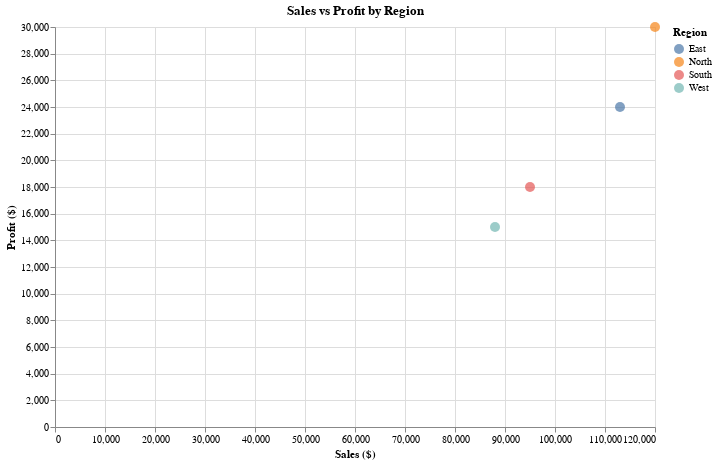

The code cell stored with this chart in its notebook:
### Code cell
scatter = (
    pn.Story(df, width=600)
    .mark_circle(size=100)
    .encode(
        x=alt.X('Sales', title='Sales ($)'),
        y=alt.Y('Profit', title='Profit ($)'),
        color='Region',
        tooltip=['Region', 'Sales', 'Profit']
    )
    .properties(title='Sales vs Profit by Region')
)

scatter.show()

### Figure 1 — Vega-Lite specification as saved in the notebook (floating-point values rounded to 4 significant figures)
{"config": {"view": {"continuousWidth": 300, "continuousHeight": 300}}, "data": {"name": "data-81fdf887667aadca580d6905ebf4adbd"}, "mark": {"type": "circle", "size": 100}, "encoding": {"color": {"field": "Region", "type": "nominal"}, "tooltip": [{"field": "Region", "type": "nominal"}, {"field": "Sales", "type": "quantitative"}, {"field": "Profit", "type": "quantitative"}], "x": {"field": "Sales", "title": "Sales ($)", "type": "quantitative"}, "y": {"field": "Profit", "title": "Profit ($)", "type": "quantitative"}}, "height": 400, "title": "Sales vs Profit by Region", "width": 600, "$schema": "https://vega.github.io/schema/vega-lite/v5.20.1.json", "datasets": {"data-81fdf887667aadca580d6905ebf4adbd": [{"Region": "North", "Sales": 120000, "Profit": 30000, "Month": "Jan", "Revenue": 30000}, {"Region": "South", "Sales": 95000, "Profit": 18000, "Month": "Feb", "Revenue": 45000}, {"Region": "East", "Sales": 113000, "Profit": 24000, "Month": "Mar", "Revenue": 50000}, {"Region": "West", "Sales": 88000, "Profit": 15000, "Month": "Apr", "Revenue": 60000}]}}
